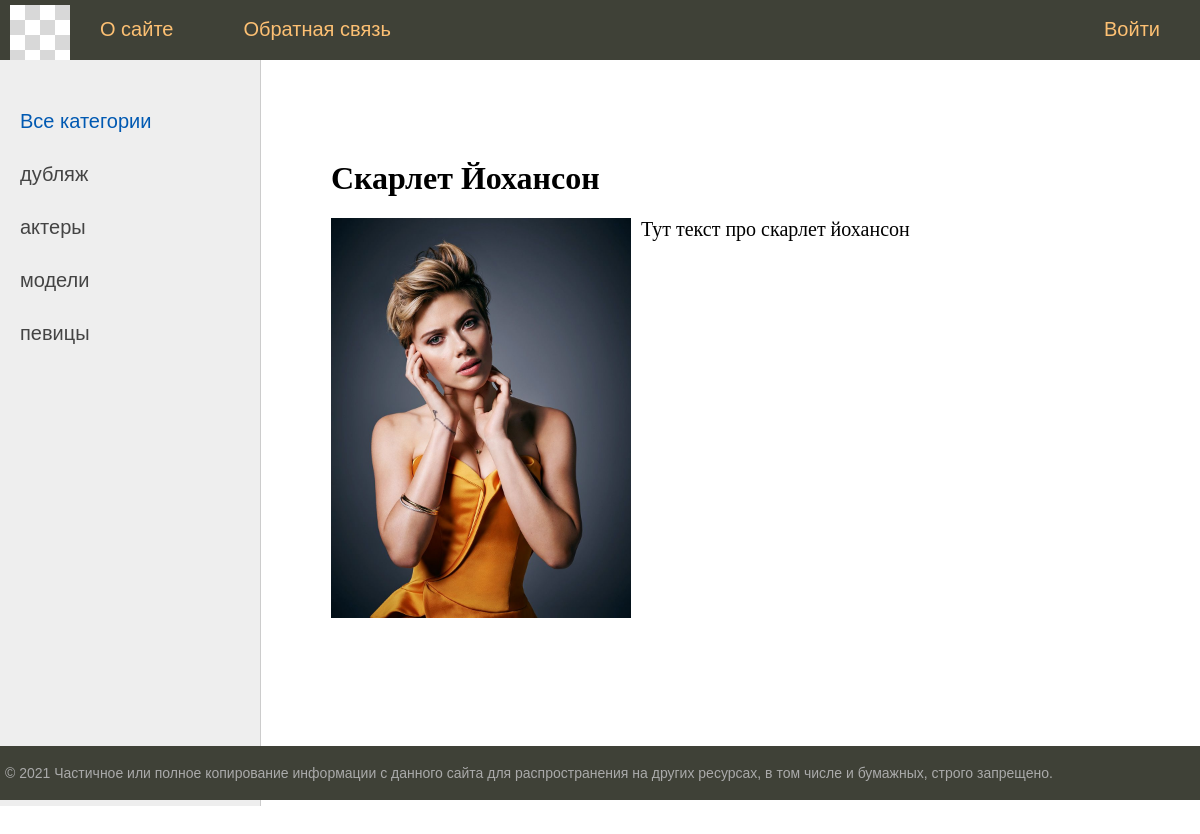
The page /post/skarlet-johanson on the database its author committed.
### substation/models.py (models this page shows, shortened)
class Category(models.Model):
    name = models.CharField(max_length=255, db_index=True, verbose_name="Категория")
    slug = models.SlugField(max_length=255, unique=True, db_index=True, verbose_name="URL")
    def get_absolute_url(self):
        return reverse('category', kwargs={'cat_slug': self.slug})
    class Meta:
        verbose_name = 'Категория'
        verbose_name_plural = 'Категории'
        ordering = ['id', 'name']

class Testing(models.Model):
    title = models.CharField(max_length=255, verbose_name='Заголовок')
    slug = models.SlugField(max_length=255, unique=True, db_index=True, verbose_name="URL")
    content = models.TextField(blank=True)
    photo = models.ImageField(upload_to="photos/%y/%m/%d/", verbose_name='Фотография')
    time_create = models.DateTimeField(auto_now_add=True, verbose_name='Время создания')
    time_update = models.DateTimeField(auto_now=True, verbose_name='Время обновления')
    is_published = models.BooleanField(default=True, verbose_name='Опубликовано')
    cat = models.ForeignKey('Category', on_delete=models.PROTECT, null=True, verbose_name='Категория')
    def __str__(self):
        return self.title
    class Meta:
        verbose_name = 'Известные женщины'
        verbose_name_plural = 'Известные женщины'
        ordering = ['time_create', 'title']

### substation/views.py (the view)
# urls.py: path('post/<slug:post_slug>', ShowPost.as_view(), name="post"),
class ShowPost(DataMixin, DetailView):
    model = Testing
    template_name = 'substation/post.html'
    slug_url_kwarg = 'post_slug'
    context_object_name = 'post'
    def get_context_data(self, *, object_list=None, **kwargs):
        context = super().get_context_data(**kwargs)
        c_def = self.get_user_context(title=context['post'])
        context = dict(list(context.items()) + list(c_def.items()))
        return context

### substation/utils.py (called while the page is built)
    def get_user_context(self, **kwargs):
        context = kwargs
        cats = Category.objects.all()
        user_menu = menu.copy()
        if not self.request.user.is_authenticated:
            user_menu.pop(1)
        context['menu'] = user_menu
        context['cats'] = cats
        if 'cat_selected' not in context:
            context['cat_selected'] = 0
        return context

### templates/substation/post.html
{% extends 'substation/base.html' %}
{% block content %}
<h1>{{ post.title }}</h1>
    {% if post.photo %}
        <p><img class="img-article-left" src="{{ post.photo.url }}"></p>
    {% endif %}
{{ post.content|linebreaks }}
{% endblock %}

### templates/substation/base.html (shortened to what this page needs)
{% load static %}
{% load testing_tags %}
<!DOCTYPE html>
<html>
<head>
	<link type="text/css" href="{% static 'substation/css/styles.css' %}" rel="stylesheet" />
</head>
<body>
<table class="table-page" border=0 cellpadding="0" cellspacing="0">
<tr><td valign=top>
<div class="header">
    <ul id="mainmenu" class="mainmenu">
    <li class="logo"><a href="{% url 'home' %}"><div class="logo"></div></a></li>
        {% block mainmenu %}
        {% for m in menu %}
            {% if not forloop.last %}
                    <li><a href="{% url m.url_name %}">{{m.title}}</a></li>
            {% else %}
                    <li class="last"><a href="{% url m.url_name %}">{{m.title}}</a></li>
            {% endif %}
        {% endfor %}
        {% endblock mainmenu %}
    </ul>
</div>
<table class="table-content" border=0 cellpadding="0" cellspacing="0">
<tr>
	<td valign="top" class="left-chapters">
	<ul id="leftchapters">
        {% if cat_selected == 0 %}
            <li class="selected">Все категории</li>
        {% else%}
            <li class="selected"><a href="{% url 'home' %}">Все категории</a></li>
        {% endif %}
        {% for c in cats %}
            {% if c.pk == cat_selected %}
                <li class="selected">{{ c.name }}</li>
            {% else %}
                <li><a href="{{ c.get_absolute_url }}">{{ c.name }}</a></li>
            {% endif %}
        {% endfor %}
	</ul>
</td>
<td valign="top" class="content">
	<div class="content-text">
{% block content %}
{% endblock %}
	</div>
</td></tr></table>
</td></tr>
<tr><td valign=top>
	<div id="footer">
		<p>&copy; 2021 Частичное или полное копирование информации с данного сайта для распространения на других ресурсах, в том числе и бумажных, строго запрещено.</p>
	</div>
</td></tr></table>
</body>
</html>

### substation/static/substation/css/styles.css (style rules this page uses)
html, body { font-family: 'Arial'; margin: 0; padding: 0; height: 100%; width: 100%; color: #444; }
a { color: #0059b2; text-decoration: none; }
img { max-width: 600px; height: auto; }
img.img-article-left { max-width: 300px; height: auto; float: left; padding: 0 10px 10px 0; }
.table-page { width: 100%; height: 100%; vertical-align: top; }
.table-page tr { height: 100%; }
.header { background: #3F4137; height: 60px; }
.logo { background: url('../images/logo.png') no-repeat 10px 5px; width: 70px; height: 60px; }
ul.mainmenu { list-style: none; margin: 0; padding: 0; height: 60px; color: #fdc073; font-size: 20px; overflow: hidden; }
ul.mainmenu li { float: left; margin: 18px 40px 0 30px; }
ul.mainmenu li.logo { margin: 0; }
ul.mainmenu li.last { float: right; }
ul.mainmenu li a { color: #fdc073; text-decoration: none; }
.table-content { width: 100%; min-height: 100%; height: 100%; }
.left-chapters { margin: 0; background: #eee; border-right: 1px solid #ccc; min-height: 100%; }
.left-chapters ul { width: 230px; min-height: 100%; margin: 0; padding: 20px 10px 10px 20px; list-style: none; font-size: 20px; }
.left-chapters ul li { margin: 30px 0 0 0; color: #999; }
.left-chapters ul li.selected { color: #0059b2; }
.left-chapters ul li a { color: #444; text-decoration: none; }
.content { padding: 40px 20px 20px 40px; width: 100%; box-sizing: border-box; }
.content-text { margin: 60px 0 0 30px; color: #000; font-size: 20px; font-family: Yandex Sans Display Light; }
.content-text h1 { font-size: 32px; }
#footer { box-sizing: border-box; background: #3F4137; padding: 5px; color: #aaa; font-size: 14px; font-family: Verdana, Geneva, Arial, Helvetica; text-align: left; overflow: hidden; }

### rows shown on the page
Category: name "дубляж"
Category: name "актеры"
Category: name "модели"
Category: name "певицы"
Testing: title "Скарлет Йохансон", photo (picture), content "Тут текст про скарлет йохансон"

### other values the page prints
{{ m.title }} "О сайте" "Обратная связь"
{{ m.title }} "Войти"
